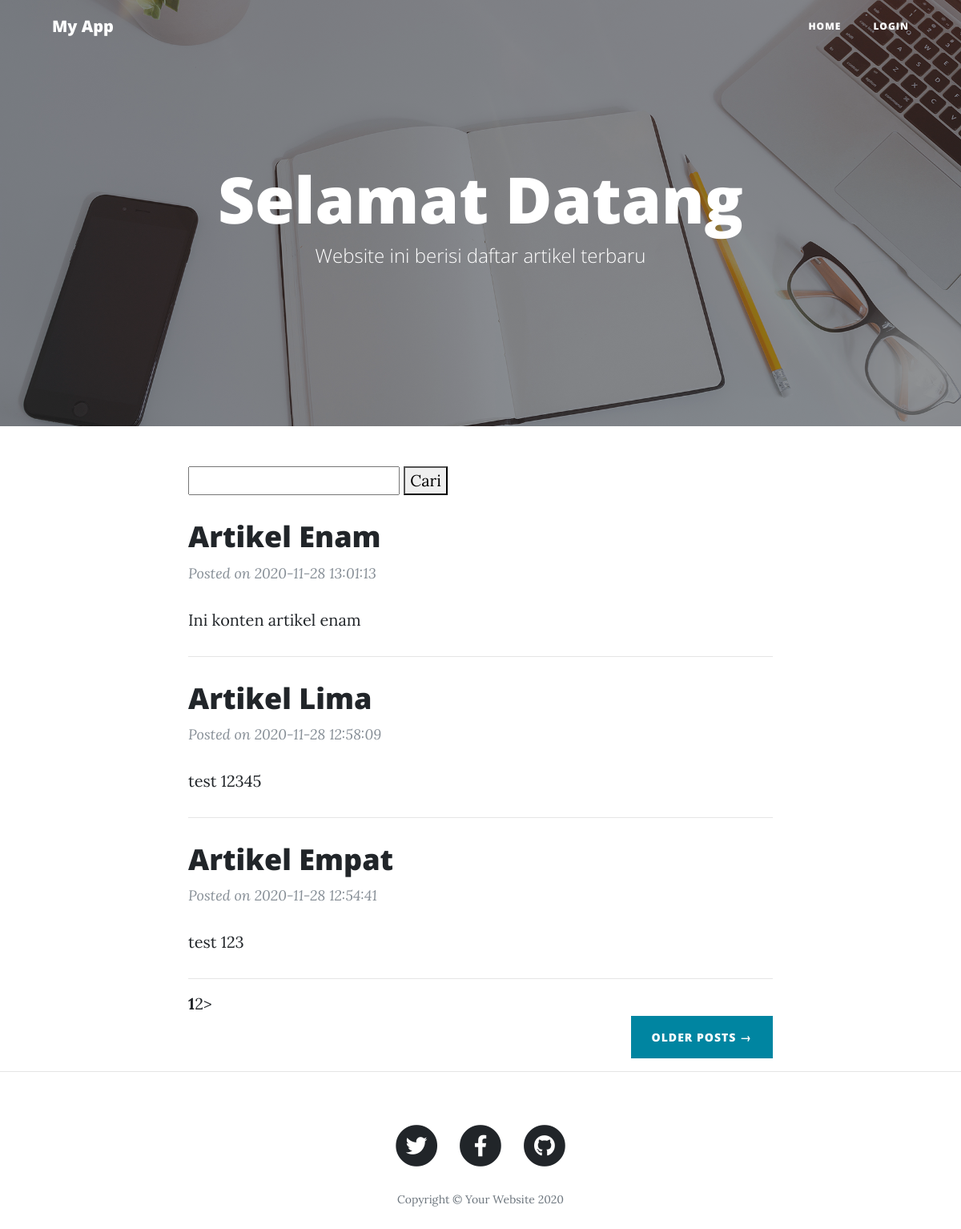
/, run on an earlier commit of the app's database.
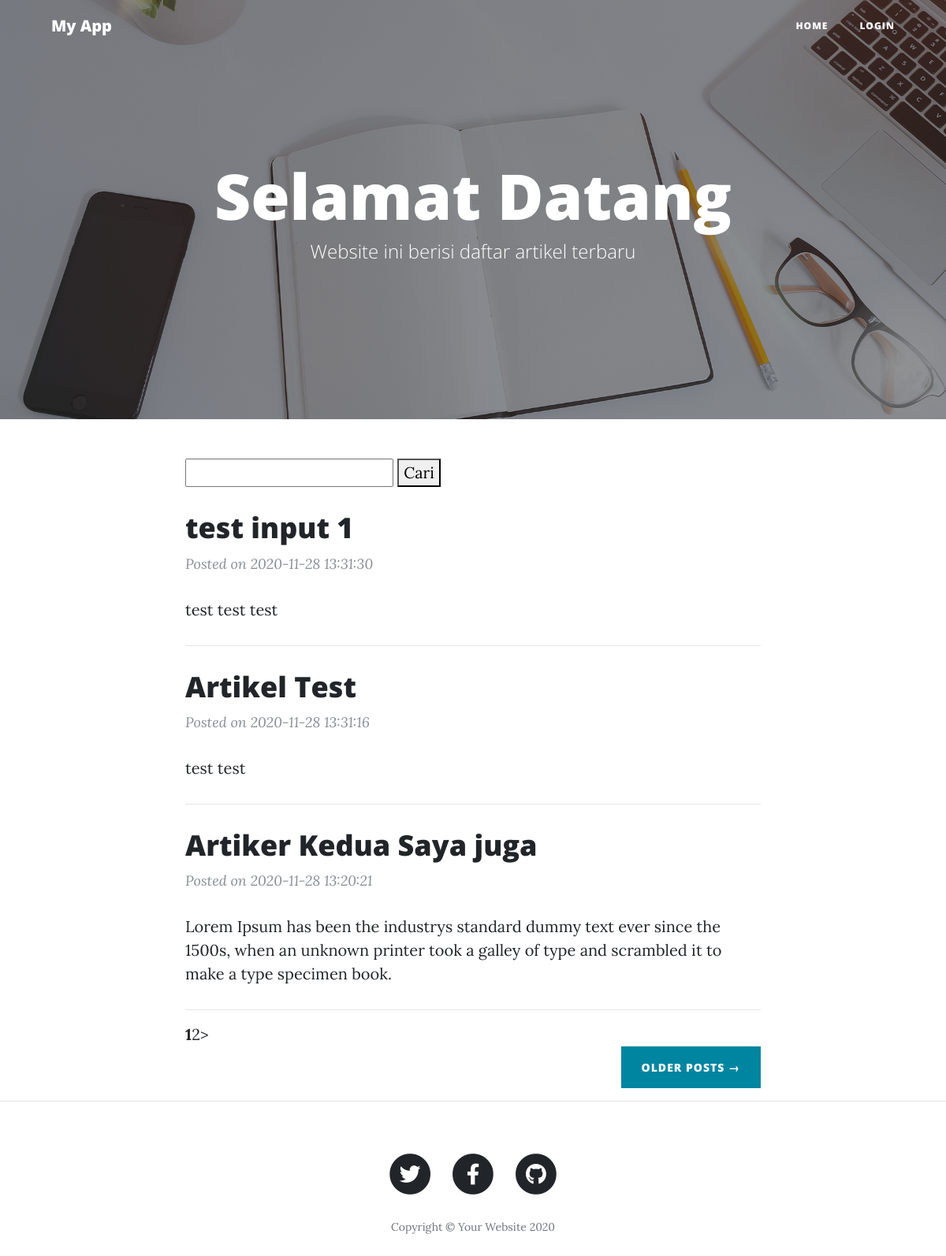
And on a later commit of the database.
### tables this page shows
CREATE TABLE `blog` (
  `id` int(11) NOT NULL,
  `title` varchar(255) NOT NULL,
  `content` text NOT NULL,
  `url` varchar(255) NOT NULL,
  `cover` varchar(255) NOT NULL,
  `date` timestamp NOT NULL DEFAULT current_timestamp() ON UPDATE current_timestamp()
);

### application/controllers/Blog.php (called while the page is built, shortened)
<?php
Class Blog extends CI_Controller
{
    function __construct() {
        $this->load->database();
        $this->load->model('Blog_model');
        $this->load->library('session');
    }
    public function index($offset = 0) {
        $this->load->library('pagination');
        $config['per_page']     = 3;
        $data['blogs'] = $this->Blog_model->getBlogs($config['per_page'], $offset);
        $this->load->view('blog',$data);
    }
}
?>

### index.php (called while the page is built, shortened)
<?php
require_once BASEPATH.'core/CodeIgniter.php';

### application/models/Blog_model.php (called while the page is built, shortened)
<?php
class Blog_model extends CI_Model {
    public function getBlogs($limit, $offset)
    {
        $filter = $this->input->get('find');
        $this->db->like('title', $filter);
        $this->db->limit($limit, $offset);
        $this->db->order_by('date', 'desc');
        $query = $this->db->get('blog');
        return $query->result_array();
    }
    public function getTotalBlog() {
        $filter = $this->input->get('find');
        $this->db->like('title', $filter);
        return $this->db->count_all_results("blog");
    }
}
?>

### application/views/blog.php (the view, shortened to what this page needs)
<?php $this->load->view('header.php') ?>
  <header class="masthead" style="background-image: url('<?php echo base_url();?>assets/img/home-bg.jpg')">
    <div class="overlay"></div>
    <div class="container">
      <div class="row">
        <div class="col-lg-8 col-md-10 mx-auto">
          <div class="site-heading">
          <h1>Selamat Datang</h1>
          <span class="subheading">Website ini berisi daftar artikel terbaru</span>
          </div>
        </div>
      </div>
    </div>
  </header>
  <div class="container">
    <div class="row">
      <div class="col-lg-8 col-md-10 mx-auto">
        <form>
            <input type="text" name="find">
            <button type="submit">Cari</button>
        </form>
        <?php foreach($blogs as $key=>$blog):?>
        <div class="post-preview">
          <a href="<?php echo site_url('blog/detail/'.$blog['url']);?>">
            <h2 class="post-title">
              <?php echo $blog['title'];?>
            </h2>
          </a>
          <p class="post-meta">Posted on <?php echo $blog['date'];?>
          </p>
          <p> <?php echo $blog['content'];?> </p>
        </div>
        <hr>
        <?php endforeach; ?>
        <?php echo $this->pagination->create_links(); ?>
        <div class="clearfix">
          <a class="btn btn-primary float-right" href="#">Older Posts &rarr;</a>
        </div>
      </div>
    </div>
  </div>
  <hr>
  <?php $this->load->view('footer.php') ?>

### application/views/header.php (shortened to what this page needs)
<!DOCTYPE html>
<html lang="en">
<head>
  <link href="<?php echo base_url('assets/vendor/bootstrap/css/bootstrap.min.css');?>" rel="stylesheet">
  <link href="<?php echo base_url('assets/vendor/fontawesome-free/css/all.min.css');?>" rel="stylesheet" type="text/css">
  <link href="<?php echo base_url('assets/css/clean-blog.min.css');?>" rel="stylesheet">
</head>
<body>
  <nav class="navbar navbar-expand-lg navbar-light fixed-top" id="mainNav">
    <div class="container">
      <a class="navbar-brand" href="<?php echo base_url();?>">My App</a>
      <div class="collapse navbar-collapse" id="navbarResponsive">
        <ul class="navbar-nav ml-auto">
          <li class="nav-item">
            <a class="nav-link" href="<?php echo site_url();?>">Home</a>
          </li>
          <?php if (isset($_SESSION['username']))
            {
          ?>
            <li class="nav-item">
              <a class="nav-link" href="<?php echo site_url('blog/add');?>">+Tambah Artikel</a>
            </li>
            <li class="nav-item">
              <a class="nav-link" href="<?php echo site_url('blog/logout');?>">Logout</a>
            </li>
          <?php
            }
            else
            {
          ?>
            <li class="nav-item">
              <a class="nav-link" href="<?php echo site_url('blog/login');?>">Login</a>
            </li>
            <?php } ?>
        </ul>
    </div>
  </nav>

### application/views/footer.php (shortened to what this page needs)
<footer>
    <div class="container">
      <div class="row">
        <div class="col-lg-8 col-md-10 mx-auto">
          <ul class="list-inline text-center">
            <li class="list-inline-item">
              <a href="#">
                <span class="fa-stack fa-lg">
                  <i class="fas fa-circle fa-stack-2x"></i>
                  <i class="fab fa-twitter fa-stack-1x fa-inverse"></i>
                </span>
              </a>
            </li>
            <li class="list-inline-item">
              <a href="#">
                <span class="fa-stack fa-lg">
                  <i class="fas fa-circle fa-stack-2x"></i>
                  <i class="fab fa-facebook-f fa-stack-1x fa-inverse"></i>
                </span>
              </a>
            </li>
            <li class="list-inline-item">
              <a href="#">
                <span class="fa-stack fa-lg">
                  <i class="fas fa-circle fa-stack-2x"></i>
                  <i class="fab fa-github fa-stack-1x fa-inverse"></i>
                </span>
              </a>
            </li>
          </ul>
          <p class="copyright text-muted">Copyright &copy; Your Website 2020</p>
        </div>
      </div>
    </div>
  </footer>
</body>
</html>

What changed in the data, as far as the page shows it:
removed blog: title "Artikel Enam", date "2020-11-28 13:01:13", content "Ini konten artikel enam"
removed blog: title "Artikel Lima", date "2020-11-28 12:58:09", content "test 12345"
removed blog: title "Artikel Empat", date "2020-11-28 12:54:41", content "test 123"
added blog: title "test input 1", date "2020-11-28 13:31:30", content "test test test"
added blog: title "Artikel Test", date "2020-11-28 13:31:16", content "test test"
now on this page (row edited): blog: title "Artiker Kedua Saya juga", date "2020-11-28 13:20:21", content "Lorem Ipsum has been the industrys standard dummy text ever since the 1500s, when an unknown printer took a galley of type and scrambled it to make a type specimen book."
